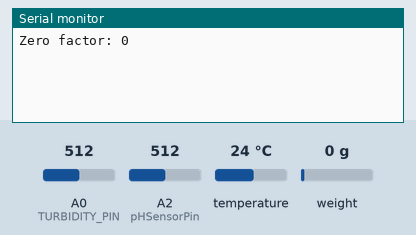
This sketch was run on a simulated Arduino Uno, built with avr-gcc and run on an emulated ATmega328P. Shown: the last lines printed to the serial monitor. Inputs (shaded band) come from the test bench; at power-on: temperature 24 °C, weight on the scale 0 g, A0 (TURBIDITY_PIN) = 512, A2 (pHSensorPin) = 512.

Above: at 3.2 s.
3.3 s: temperature set to 12 °C
At 5.0 s:
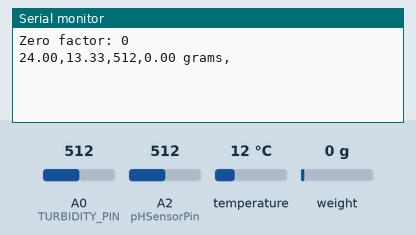
8.0 s: weight on the scale set to 100 g
At 9.4 s:
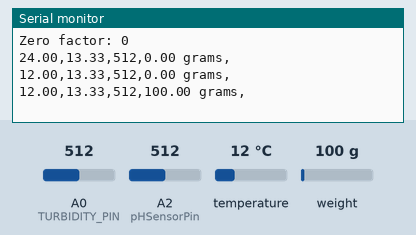
9.5 s: A0 (TURBIDITY_PIN) set to 716
11.0 s: A2 (pHSensorPin) set to 716
At 12.4 s:
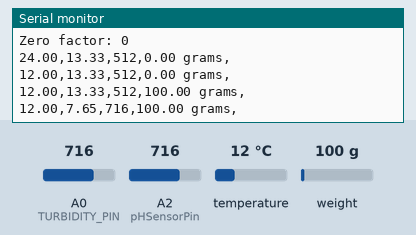
12.5 s: temperature set to 19 °C
14.0 s: weight on the scale set to 1250 g
At 15.9 s:
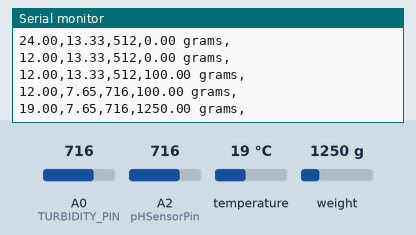
Timing chart, 0 to 16.5 s (numbered marks = the images above; inputs shaded):
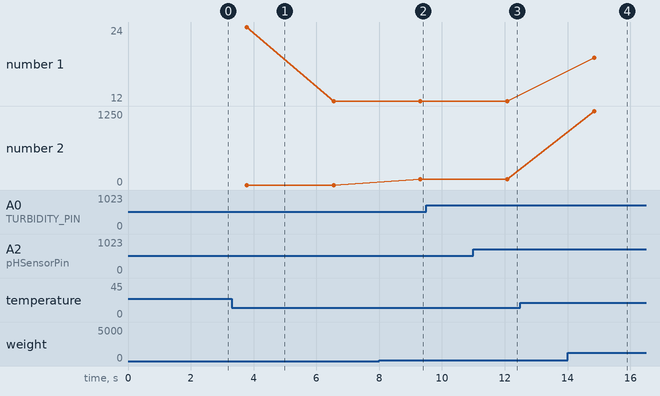

Measured:
- after the input at 8.0 s, the serial monitor: prints a new line after 1.3 s (image 2)
- after the input at 11.0 s, the serial monitor: prints a new line after 1.1 s (image 3)
- after the input at 14.0 s, the serial monitor: prints a new line after 0.85 s (image 4)
- plotted number 2: 0 → 100 after the input at 8.0 s, 100 → 1250 after the input at 14.0 s

The sketch:

Arduino_uno_code.ino
```cpp
#include "HX711.h"
#include <OneWire.h>
#include <DallasTemperature.h>
#include <EEPROM.h>
#include <Wire.h>


// Pin definitions
#define ONE_WIRE_BUS 3   // Data wire for temperature sensor on digital pin 2
#define TURBIDITY_PIN A0    // Pin for turbidity sensor
#define pHSensorPin A2      // Pin for pH sensor
#define LOAD_CELL_DT_PIN 5  // Data pin for load cell
#define LOAD_CELL_SCK_PIN 6 // Clock pin for load cell

// Create HX711 load cell object
HX711 scale(LOAD_CELL_DT_PIN, LOAD_CELL_SCK_PIN);


OneWire oneWire(ONE_WIRE_BUS);
DallasTemperature sensors(&oneWire);

float calibration_value = 21.34 + 6.24;

void setup() {
  Serial.begin(9600);           // Start serial communication to send data to ESP8266
  sensors.begin();              // Start up the temperature sensor library

  // Initialize the load cell
  scale.set_scale(2560); // Set fixed calibration factor
  scale.tare();  // Reset the scale to 0

  long zero_factor = scale.read_average(); // Get a baseline reading
  Serial.print("Zero factor: ");
  Serial.println(zero_factor);
}

void sendSensorData() {
  // Get temperature
  sensors.requestTemperatures();
  float tempC = sensors.getTempCByIndex(0);

  // Get turbidity
  int turbidity = analogRead(TURBIDITY_PIN);

  // Get pH value
  int buffer_arr[10];
  unsigned long int avgval = 0;
  for (int i = 0; i < 10; i++) {
    buffer_arr[i] = analogRead(pHSensorPin);
    delay(0);
  }
  for (int i = 0; i < 9; i++) {
    for (int j = i + 1; j < 10; j++) {
      if (buffer_arr[i] > buffer_arr[j]) {
        int temp = buffer_arr[i];
        buffer_arr[i] = buffer_arr[j];
        buffer_arr[j] = temp;
      }
    }
  }
  for (int i = 2; i < 8; i++) {
    avgval += buffer_arr[i];
  }
  float volt = (float)avgval * 5.0 / 1024 / 6;
  float phValue = -5.70 * volt + calibration_value;

  // Get load cell data (weight)
  float units = scale.get_units(10);  // Get the output value from the load cell
  if (units < 0) {
    units = 0.00;
  }
  float ounces = units * 0.035274;

  // Send all sensor data as CSV: tempC, turbidity, pH, loadCellValue (weight)
  Serial.print(tempC); Serial.print(",");
   Serial.print(phValue); Serial.print(",");
  Serial.print(turbidity); Serial.print(",");
  Serial.print(units); Serial.println(" grams,");
}

void loop() {
  sendSensorData();
  delay(1000); // Delay to control data transmission rate
}
```
